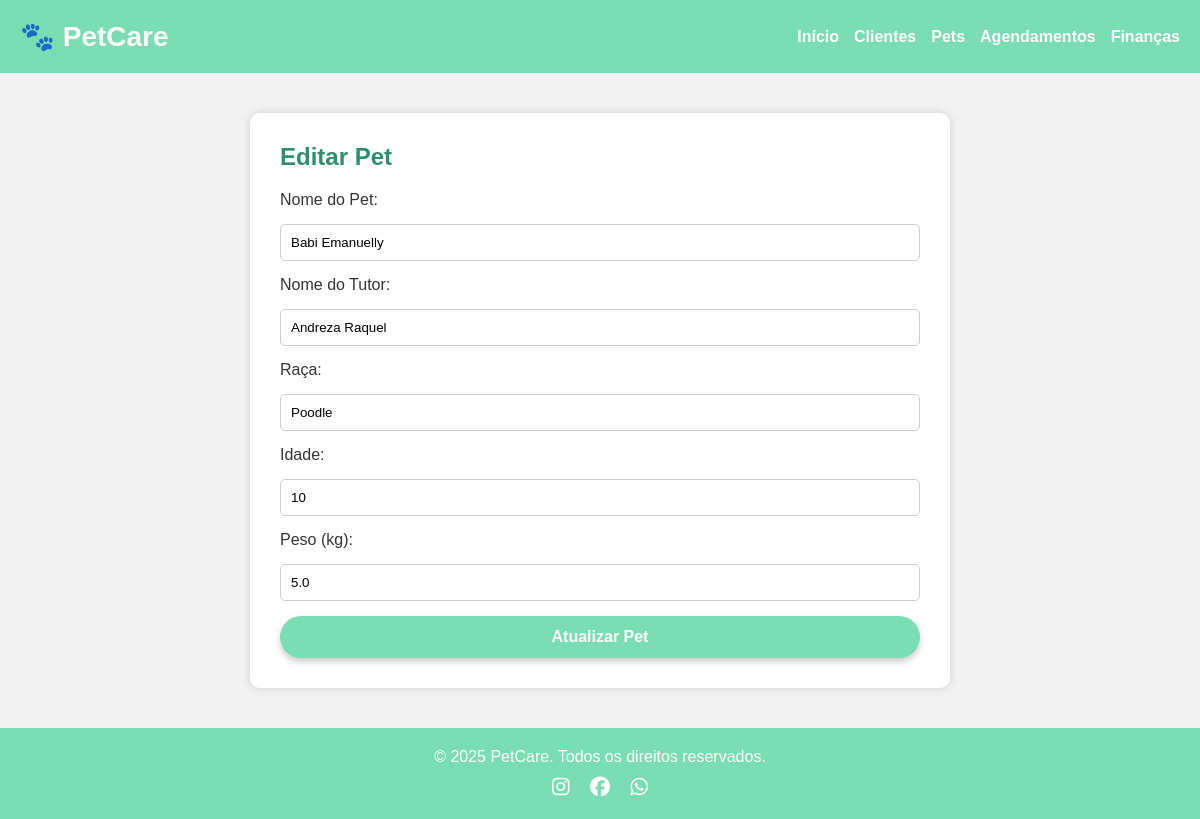
Page /pets/editar/2 on the committed database.
### tables this page shows
CREATE TABLE pet (
        id INTEGER PRIMARY KEY AUTOINCREMENT,
        nome_pet TEXT NOT NULL,
        nome_tutor TEXT NOT NULL,
        raca TEXT,
        idade INTEGER,
        peso REAL
        );

### app.py (the view, shortened to what this page needs)
@app.route("/pets/editar/<int:id>", methods=["GET", "POST"])
def editar_pet(id):
    conn = sqlite3.connect("petcare.db")
    cursor = conn.cursor()
    cursor.execute("SELECT * FROM pet WHERE id = ?", (id,))
    pet = cursor.fetchone()
    conn.close()
    return render_template("editar_pet.html", pet=pet)

### templates/editar_pet.html (shortened to what this page needs)
<!DOCTYPE html>
<html lang="pt-br">
<head>
  <link rel="stylesheet" href="{{ url_for('static', filename='css/style.css') }}">
  <link rel="stylesheet" href="{{ url_for('static', filename='css/style-novo_agendamento.css') }}">
</head>
<body>
  <header>
    <div class="menu-container">
      <div class="logo">🐾 PetCare</div>
      <nav>
        <ul>
          <li><a href="{{ url_for('home') }}">Início</a></li>
          <li><a href="{{ url_for('listar_clientes') }}">Clientes</a></li>
          <li><a href="{{ url_for('listar_pets') }}">Pets</a></li>
          <li><a href="{{ url_for('listar_agendamentos') }}">Agendamentos</a></li>
          <li><a href="{{ url_for('financas') }}">Finanças</a></li>
        </ul>
      </nav>
    </div>
  </header>
  <main class="conteudo">
    <h2>Editar Pet</h2>
    <form method="POST" class="formulario">
      <label for="nome_pet">Nome do Pet:</label>
      <input type="text" id="nome_pet" name="nome_pet" value="{{ pet[1] }}" required>
      <label for="nome_tutor">Nome do Tutor:</label>
      <input type="text" id="nome_tutor" name="nome_tutor" value="{{ pet[2] }}" required>
      <label for="raca">Raça:</label>
      <input type="text" id="raca" name="raca" value="{{ pet[3] }}">
      <label for="idade">Idade:</label>
      <input type="number" id="idade" name="idade" value="{{ pet[4] }}">
      <label for="peso">Peso (kg):</label>
      <input type="number" step="0.1" id="peso" name="peso" value="{{ pet[5] }}">
      <button type="submit" class="botao">Atualizar Pet</button>
    </form>
  </main>
  <footer>
    <div class="footer-container">
      <p>&copy; 2025 PetCare. Todos os direitos reservados.</p>
      <div class="redes">
        <a href="#"><i class="fab fa-instagram"></i></a>
        <a href="#"><i class="fab fa-facebook"></i></a>
        <a href="#"><i class="fab fa-whatsapp"></i></a>
      </div>
    </div>
  </footer>
</body>
</html>

### static/css/style.css (style rules this page uses)
:root { --verde-agua: #7ADCB3; --verde-escuro: #2F8F6D; --branco: #FFFFFF; --cinza-claro: #F2F2F2; --fonte: 'Montserrat', sans-serif; }
* { margin: 0; padding: 0; box-sizing: border-box; }
body { font-family: var(--fonte); background-color: var(--cinza-claro); color: #333; }
header { background-color: var(--verde-agua); padding: 20px 0; position: relative; z-index: 10; }
.menu-container { display: flex; justify-content: space-between; align-items: center; max-width: 1200px; margin: 0 auto; padding: 0 20px; }
.logo { font-size: 28px; font-weight: bold; color: var(--branco); margin-right: auto; }
nav ul { list-style: none; display: flex; flex-wrap: wrap; gap: 15px; }
nav a { color: var(--branco); text-decoration: none; font-weight: 600; }
.botao { background-color: var(--verde-agua); color: var(--branco); padding: 12px 25px; border-radius: 30px; text-decoration: none; font-weight: bold; display: inline-block; z-index: 3; box-shadow: 0 4px 6px rgba(0,0,0,0.2); font-size: 16px; transition: background 0.3s ease; }
footer { background-color: var(--verde-agua); padding: 20px 0; color: white; text-align: center; }
.footer-container { max-width: 1100px; margin: auto; display: flex; flex-direction: column; align-items: center; gap: 10px; }
.redes a { color: white; margin: 0 8px; font-size: 20px; }

### static/css/style-novo_agendamento.css (style rules this page uses)
.conteudo { max-width: 700px; margin: 40px auto; background: white; padding: 30px; border-radius: 10px; box-shadow: 0 0 10px #ccc; }
.conteudo h2 { color: var(--verde-escuro); margin-bottom: 20px; }
.formulario { display: flex; flex-direction: column; gap: 15px; }
.formulario input, .formulario select, .formulario textarea { padding: 10px; border: 1px solid #ccc; border-radius: 5px; font-family: var(--fonte); }
.formulario button.botao { background-color: var(--verde-agua); color: white; padding: 12px; border: none; border-radius: 30px; font-weight: bold; cursor: pointer; transition: background 0.3s; }

### rows in the picture
pet: nome_pet "Babi Emanuelly", nome_tutor "Andreza Raquel", raca "Poodle", idade "10", peso "5.0"
